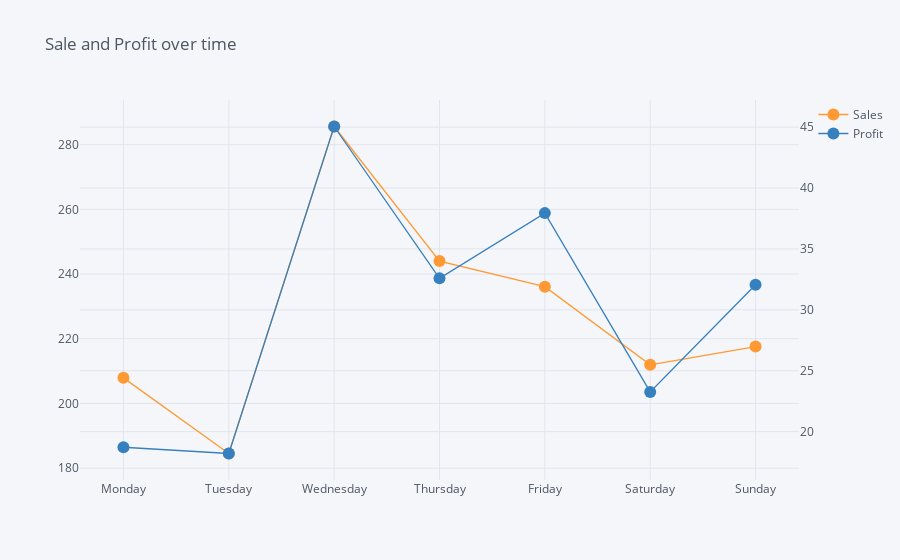

Source (notebook cell):
### Code cell
df2[['Sales', 'Profit']].iplot(y='Sales', mode='lines+markers', secondary_y='Profit',
                               title='Sale and Profit over time')

### Figure 1 — Plotly figure (JSON) as saved in the notebook; plotly's stock layout.template omitted (floating-point values rounded to 4 significant figures)
{"data": [{"line": {"color": "rgba(255, 153, 51, 1.0)", "dash": "solid", "shape": "linear", "width": 1.3}, "marker": {"size": 12, "symbol": "circle"}, "mode": "lines+markers", "name": "Sales", "text": "", "type": "scatter", "x": ["Monday", "Tuesday", "Wednesday", "Thursday", "Friday", "Saturday", "Sunday"], "y": [207.9, 184.5, 285.6, 244.0, 236.1, 211.9, 217.6]}, {"line": {"color": "rgba(55, 128, 191, 1.0)", "dash": "solid", "shape": "linear", "width": 1.3}, "marker": {"size": 12, "symbol": "circle"}, "mode": "lines+markers", "name": "Profit", "text": "", "type": "scatter", "x": ["Monday", "Tuesday", "Wednesday", "Thursday", "Friday", "Saturday", "Sunday"], "xaxis": "x", "y": [18.72, 18.21, 45.05, 32.58, 37.94, 23.26, 32.06], "yaxis": "y2"}], "layout": {"legend": {"bgcolor": "#F5F6F9", "font": {"color": "#4D5663"}}, "paper_bgcolor": "#F5F6F9", "plot_bgcolor": "#F5F6F9", "title": {"font": {"color": "#4D5663"}, "text": "Sale and Profit over time"}, "xaxis": {"gridcolor": "#E1E5ED", "showgrid": true, "tickfont": {"color": "#4D5663"}, "title": {"font": {"color": "#4D5663"}, "text": ""}, "zerolinecolor": "#E1E5ED"}, "yaxis": {"gridcolor": "#E1E5ED", "showgrid": true, "tickfont": {"color": "#4D5663"}, "title": {"font": {"color": "#4D5663"}, "text": ""}, "zerolinecolor": "#E1E5ED"}, "yaxis2": {"anchor": "x", "gridcolor": "#E1E5ED", "overlaying": "y", "showgrid": true, "side": "right", "tickfont": {"color": "#4D5663"}, "title": {"text": ""}, "zerolinecolor": "#E1E5ED"}}}
